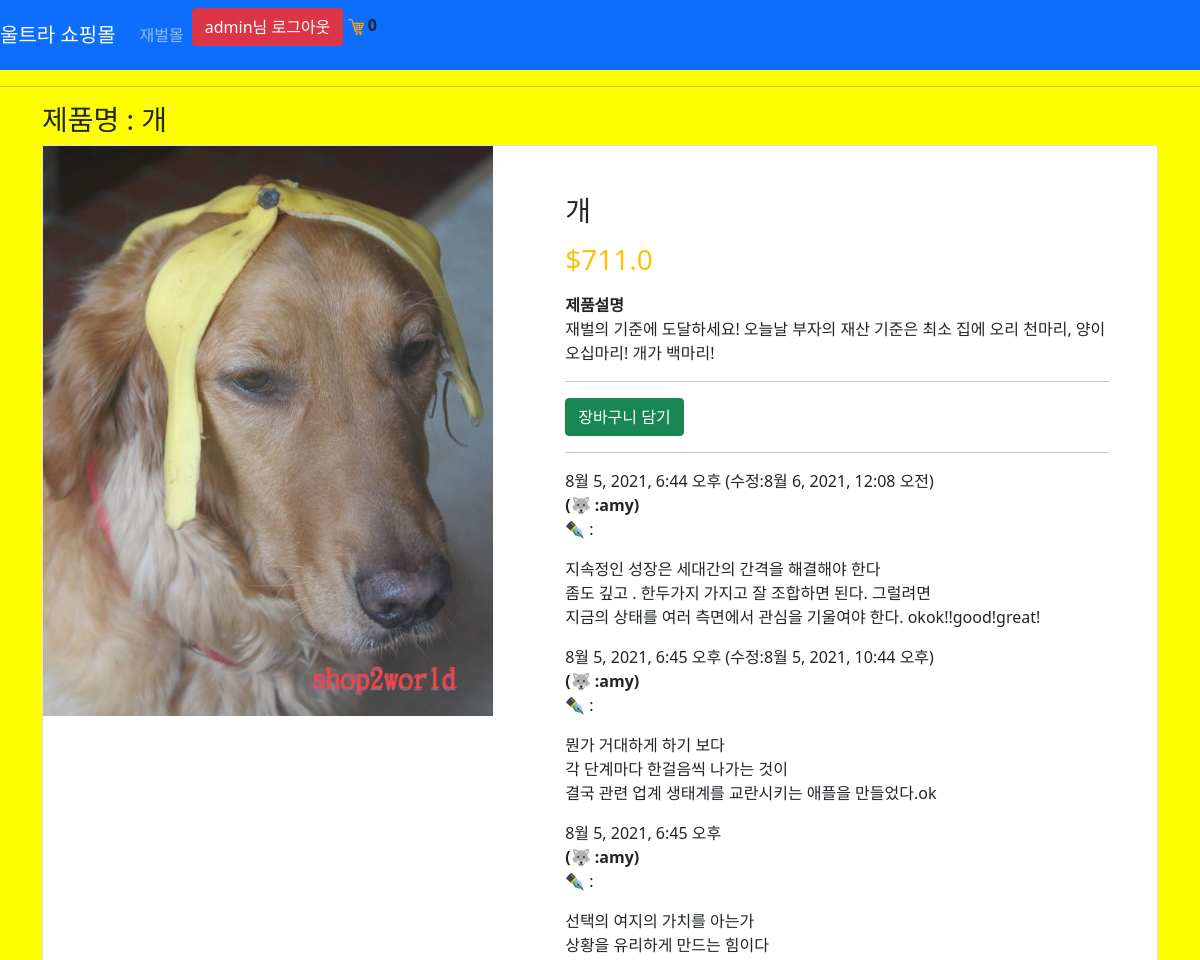
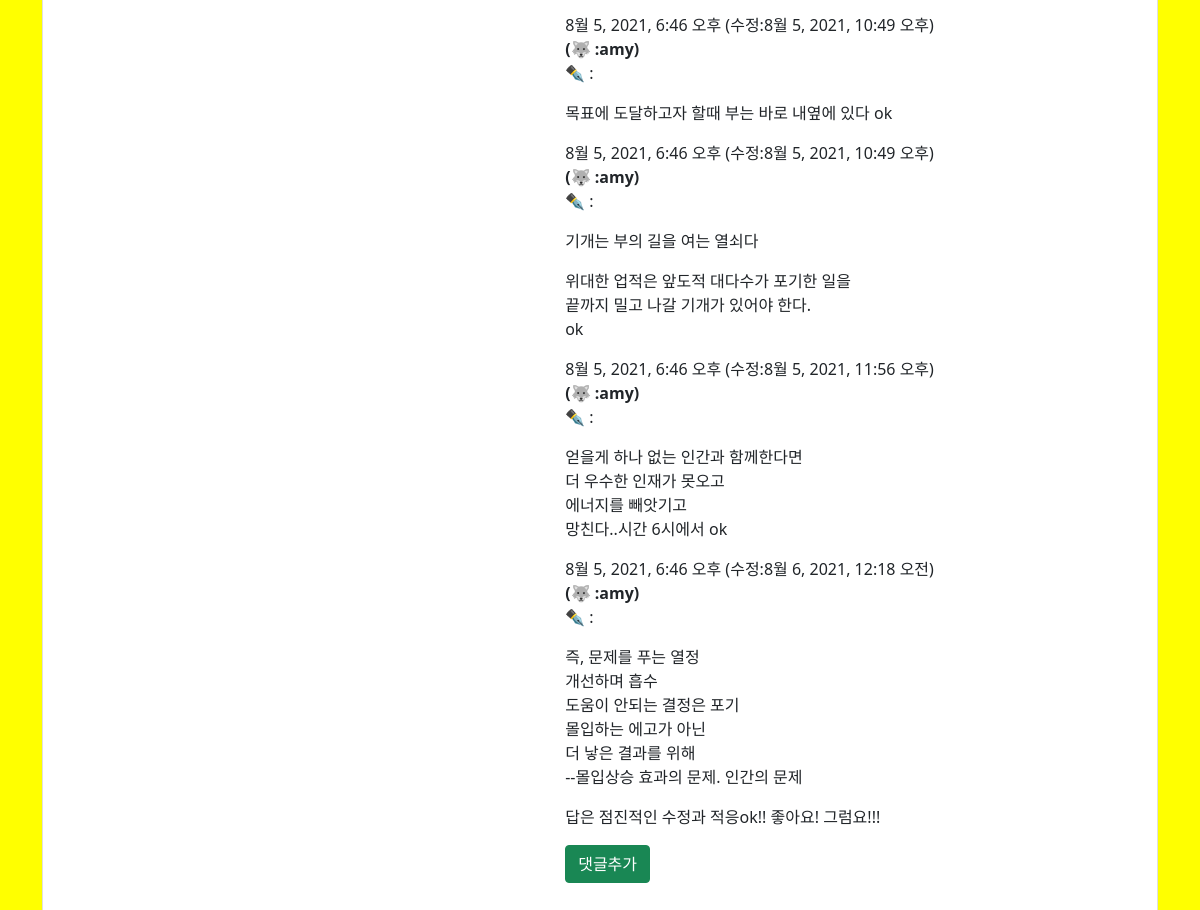
The page /product/1/ (signed in) on the database its author committed (2 pictures, top to bottom).
### store/models.py (models this page shows, shortened)
class Order(models.Model):
    customer = models.ForeignKey(
        Customer, on_delete=models.SET_NULL, blank=True, null=True)
    dated_ordered = models.DateTimeField(auto_now_add=True)
    complete = models.BooleanField(default=False, null=True, blank=True)
    transation_id = models.CharField(max_length=200, null=True)
    def get_cart_items(self):
        orderitems = self.orderitem_set.all()
        total = sum([item.quantity for item in orderitems])
        return total

class Product(models.Model):
    name = models.CharField(max_length=200)
    description = models.CharField(max_length=200)
    price = models.FloatField()
    digital = models.BooleanField(default=False, null=True, blank=True)
    image = models.ImageField(null=True, blank=True)
    @property
    def imageURL(self):
        try:
            url = self.image.url
        except:
            url = ''
        return url

class Comment(models.Model):
    product = models.ForeignKey(Product, related_name='comments', on_delete=models.CASCADE )
    author = models.ForeignKey(User, on_delete=models.CASCADE)
    text = models.TextField()
    created_date = models.DateTimeField(default=timezone.now)
    modify_date = models.DateTimeField(null=True, blank=True)
    approved_comment = models.BooleanField(default=True)

### store/views.py (the view)
# urls.py: path('product/<int:pk>/', views.ProductDetailView.as_view(), name="product_detail"),
class ProductDetailView(DetailView):
    template_name = "store/product_detail.html"
    queryset = Product.objects.all()
    def get_context_data(self, **kwargs):
        context = super().get_context_data(**kwargs)
        Data = 장바구니데이타(self.request)
        cartItems = Data['cartItems']
        context['cartItems'] = cartItems
        return context

### store/쿠키처리.py (called while the page is built)
def 장바구니데이타(request):
    if request.user.is_authenticated:
        customer = request.user.customer
        order, created = Order.objects.get_or_create(customer=customer, complete=False)
        items = order.orderitem_set.all()
        cartItems = order.get_cart_items
    else:
        CookieData = 쿠키장바구니(request)
        cartItems = CookieData['cartItems']
        order = CookieData['order']
        items = CookieData['items']
    return{'items': items, 'order':order, 'cartItems': cartItems}

### store/templates/store/product_detail.html (shortened to what this page needs)
{% extends 'store/메인.html'%}
{% load static %}
{% block content %}
<h3>제품명 : {{ product.name }}</h3>
<div class="card">
	<div class="row">
		<aside class="col-sm-5 border-right">
      <article class="gallery-wrap">
      <div class="img-big-wrap">
        <div> <a href="#"><img src="{{ product.imageURL }}" class="img-fluid"></a></div>
      </div>
      </article>
          </aside>
          <aside class="col-sm-7">
      <article class="card-body p-5">
        <h3 class="title mb-3">{{ product.name }}</h3>
      <p class="price-detail-wrap">
        <span class="price h3 text-warning">
          <span class="currency">$</span><span class="num">{{ product.price }}</span>
        </span>
      </p>
      <dl class="item-property">
        <dt>제품설명</dt>
        <dd><p>{{ product.description }} </p></dd>
      </dl>
        <hr>
        <button data-product={{product.id}} data-action="add" class="btn btn-success 장바구니업데이트">장바구니 담기</button>
    <hr>
    {% for comment in product.comments.all %}
    {% if user.is_authenticated or comment.approved_comment %}
    <div class="comment">
        <div class="date">
            {{ comment.created_date }}
              {% if comment.modify_date %}
              (수정:{{ comment.modify_date }})
              {% endif %}
        </div>
        <strong>(🐺 :{{ comment.author }})</strong>
        <p>✒️ :{{ comment.text|linebreaks }}</p>
    </div>
    {% endif %}
{% empty %}
    <p>앙직 댓글이 없어요~~</p>
{% endfor %}
{% if user.is_authenticated %}
      <a class="btn btn-success" href="{% url 'add_comment' pk=product.pk %}">댓글추가</a>
{% else %}
<a href="{% url 'login' %}" class="btn btn-danger">로그인 후 댓글 달기</a>
{% endif %}
          </article>
          </aside>
        </div>
      </div>
      </div>
{% endblock content %}

### store/templates/store/메인.html (shortened to what this page needs)
<!DOCTYPE html>
{% load static %}
<html>
    <head>
        <link href="https://cdn.jsdelivr.net/npm/bootstrap@5.0.2/dist/css/bootstrap.min.css" rel="stylesheet">
        <link rel="stylesheet" type ="text/css" href="{% static 'css/main.css' %}">
    </head>
    <body>
        <nav class="navbar navbar-expand-lg navbar-dark bg-primary">
            <a class="navbar-brand" href="{% url 'store' %}">울트라 쇼핑몰</a>
            <div class="collapse navbar-collapse" id="navbarSupportedContent">
                <ul class="navbar-nav mr-auto">
                <li class="nav-item active">
                    <a class="nav-link" href="{% url 'add_product' %}">재벌몰</a>
                </li>
                </ul>
                <div class="form-inline my-2 my-lg-0">
                    {% if user.is_authenticated %}
                    <a href="{% url 'logout' %}" class="btn btn-danger">{{user.username}}님 로그아웃</a>
                    {% else %}
                    <a href="{% url 'login' %}" class="btn btn-danger">로그인</a>
                    <a href="{% url 'register' %}" class="btn btn-danger">가입</a>
                    {% endif %}
                    <a href ="{% url 'cart' %}">
                        <img src="{% static 'images/shopping-cart-16.png'%}">
                    </a>
                    <b>{{cartItems}}</b></p>
                </div>
            </div>
        </nav>
        <hr>
        <div class="container">
            <p>
            {% block content %}
            {% endblock content %}
    </body>
</html>

### static/css/main.css (style rules this page uses)
body { background-color: yellow; }

### rows shown on the page
Order: id "0"
Product: name "개", imageURL (picture), price "711.0", description "재벌의 기준에 도달하세요! 오늘날 부자의 재산 기준은 최소 집에 오리 천마리, 양이 오십마리! 개가 백마리!"
Comment: created_date "8월 5, 2021, 6:44 오후", modify_date "8월 6, 2021, 12:08 오전", author "amy", text "지속정인 성장은 세대간의 간격을 해결해야 한다 좀도 깊고 . 한두가지 가지고 잘 조합하면 된다. 그럴려면 지금의 상태를 여러 측면에서 관심을 기울여야 한다. okok!!good!great!"
Comment: created_date "8월 5, 2021, 6:45 오후", modify_date "8월 5, 2021, 10:44 오후", author "amy", text "뭔가 거대하게 하기 보다 각 단계마다 한걸음씩 나가는 것이 결국 관련 업계 생태계를 교란시키는 애플을 만들었다.ok"
Comment: created_date "8월 5, 2021, 6:45 오후", author "amy", text "선택의 여지의 가치를 아는가 상황을 유리하게 만드는 힘이다"
Comment: created_date "8월 5, 2021, 6:46 오후", modify_date "8월 5, 2021, 10:49 오후", author "amy", text "목표에 도달하고자 할때 부는 바로 내옆에 있다 ok"
Comment: created_date "8월 5, 2021, 6:46 오후", modify_date "8월 5, 2021, 10:49 오후", author "amy", text "기개는 부의 길을 여는 열쇠다 위대한 업적은 앞도적 대다수가 포기한 일을 끝까지 밀고 나갈 기개가 있어야 한다. ok"
Comment: created_date "8월 5, 2021, 6:46 오후", modify_date "8월 5, 2021, 11:56 오후", author "amy", text "얻을게 하나 없는 인간과 함께한다면 더 우수한 인재가 못오고 에너지를 빼앗기고 망친다..시간 6시에서 ok"
Comment: created_date "8월 5, 2021, 6:46 오후", modify_date "8월 6, 2021, 12:18 오전", author "amy", text "즉, 문제를 푸는 열정 개선하며 흡수 도움이 안되는 결정은 포기 몰입하는 에고가 아닌 더 낳은 결과를 위해 --몰입상승 효과의 문제. 인간의 문제 답은 점진적인 수정과 적응ok!! 좋아요! 그럼요!!!"

### other values the page prints
{{ user.username }} "admin"
